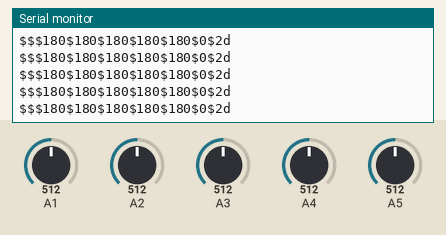
Simulated run of this sketch. Board: Arduino Uno, built with avr-gcc and run on an emulated ATmega328P. Parts: the last lines printed to the serial monitor. The test bench sets the inputs (shaded band); at power-on: A1 = 512, A2 = 512, A3 = 512, A4 = 512, A5 = 512.

Above: at 1.2 s.
1.3 s: A1 set to 514
At 2.3 s:
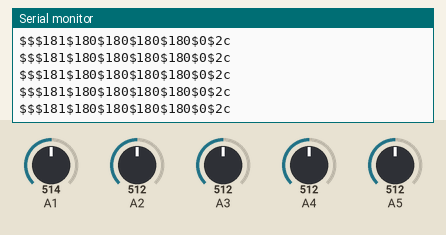
3.2 s: A2 set to 514
At 3.7 s:
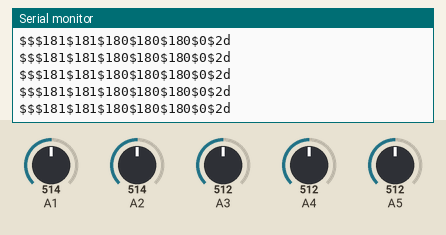
4.7 s: A3 set to 514
At 5.6 s:
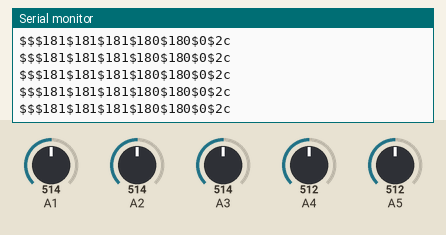

Measured:
- the behaviour switches between 513 and 514 on A1 (found by bisection; images 0 and 1)
- the behaviour switches between 513 and 514 on A2 (found by bisection; images 1 and 2)
- the behaviour switches between 513 and 514 on A3 (found by bisection; images 2 and 3)
- after the input at 1.3 s, the serial monitor: prints a new line at once (image 1)
- after the input at 3.2 s, the serial monitor: prints a new line at once (image 2)
- after the input at 4.7 s, the serial monitor: prints a new line at once (image 3)

The sketch:

rio.ino
```cpp
// (licence header left out)
#include <SoftwareSerial.h>
#include <FreqCount.h>

// initialize readings
unsigned int n_enc = 5; // number of encoder
int enc[5] = {0,0,0,0,0};
unsigned int i = 0;
int starting_analog_pin = 1;

// temporary array to store formatted checksum byte
char tmp[3];

// rpm constants and initialization
float rpm_ratio = 1.0; // this is the ratio between the sensor and the
                       // final stage. example: gear boxes, etc
float mistery_factor = 308880/43600; // correction factor calculated comparing
                                     // tachometer reading and sensor value.
static unsigned long rpm_freq = 0;
uint32_t             rpm_send = 0;


void setup() {
  // initialize serial communication and FreqCount for rpm
  Serial.begin(112500);
  FreqCount.begin(1000);
}

void loop() {
  // read the input on analog pin
  for(i = 0; i < n_enc; i++) {
    // read encoder
    enc[i] = analogRead(i + starting_analog_pin);
    // add delay to settle adc
    delay(2);
  }

  // map to degrees
  for(i = 0; i < n_enc; i++) {
    // apparently there's a dead band  before 39 and after 982 on the pots
    enc[i] = map(enc[i], 39, 982, 0, 360);
  }

  // send over serial (test on terminal)
  String msg_str = "$$$";  // message start token
  for(i = 0; i < n_enc; i++) {
    msg_str.concat(enc[i]);
    msg_str.concat("$");
  }

  // read rpm
  rpm_freq = FreqCount.read();

  // the brushless sensor triggers 1~10 pulses per second when no RPM is detected. erase them.
  rpm_send = (rpm_freq > 10) ? rpm_freq * 60.0 / rpm_ratio : 0;

  // apply mistery factor to match tacho reading and append to message
  rpm_send = rpm_send / mistery_factor;
  msg_str.concat(rpm_send);
  msg_str.concat("$");

  // get message string as byte array to calculate checksum
  const char *msg = msg_str.c_str();

  // calculate checksum as bitwise XOR of each byte
  unsigned short cksum = 0;
  for (i = 0; i < msg_str.length(); ++i) {
    cksum ^= msg[i];
  }

  // format checksum byte as padded hex and add to string
  sprintf(tmp, "%02x", cksum);
  msg_str.concat(tmp);

  // send packet over serial
  Serial.println(msg_str);
}
```
